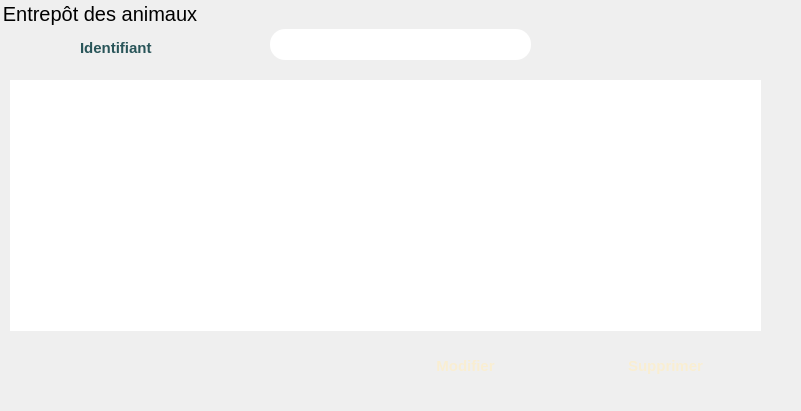
    <widget class="QGroupBox" name="entrepotAnimal">
     <property name="geometry">
      <rect>
       <x>540</x>
       <y>180</y>
       <width>801</width>
       <height>411</height>
      </rect>
     </property>
     <property name="font">
      <font>
       <family>Arial</family>
       <pointsize>-1</pointsize>
      </font>
     </property>
     <property name="styleSheet">
      <string notr="true">border-radius:15px;

border:3px solid &quot;#cdf830&quot;;
	font-family:Arial;

	font-size:20px;</string>
     </property>
     <property name="title">
      <string>Entrepôt des animaux</string>
     </property>
     <widget class="QTableView" name="tableAnimal">
      <property name="geometry">
       <rect>
        <x>10</x>
        <y>80</y>
        <width>751</width>
        <height>251</height>
       </rect>
      </property>
      <property name="styleSheet">
       <string notr="true">border-radius:15px;

border:3px solid &quot;#f9eed2&quot;;
	font-family:Arial;

	font-size:15px;
</string>
      </property>
     </widget>
     <widget class="QPushButton" name="modAnimal">
      <property name="geometry">
       <rect>
        <x>380</x>
        <y>350</y>
        <width>171</width>
        <height>31</height>
       </rect>
      </property>
      <property name="palette">
       <palette>
        <active>
         <colorrole role="Button">
          <brush brushstyle="SolidPattern">
           <color alpha="255">
            <red>239</red>
            <green>103</green>
            <blue>98</blue>
           </color>
          </brush>
         </colorrole>
         <colorrole role="ButtonText">
          <brush brushstyle="SolidPattern">
           <color alpha="255">
            <red>249</red>
            <green>238</green>
            <blue>210</blue>
           </color>
          </brush>
         </colorrole>
         <colorrole role="Base">
          <brush brushstyle="SolidPattern">
           <color alpha="255">
            <red>239</red>
            <green>103</green>
            <blue>98</blue>
           </color>
          </brush>
         </colorrole>
         <colorrole role="Window">
          <brush brushstyle="SolidPattern">
           <color alpha="255">
            <red>239</red>
            <green>103</green>
            <blue>98</blue>
           </color>
          </brush>
         </colorrole>
        </active>
        <inactive>
         <colorrole role="Button">
          <brush brushstyle="SolidPattern">
           <color alpha="255">
            <red>239</red>
            <green>103</green>
            <blue>98</blue>
           </color>
          </brush>
         </colorrole>
         <colorrole role="ButtonText">
          <brush brushstyle="SolidPattern">
           <color alpha="255">
            <red>249</red>
            <green>238</green>
            <blue>210</blue>
           </color>
          </brush>
         </colorrole>
         <colorrole role="Base">
          <brush brushstyle="SolidPattern">
           <color alpha="255">
            <red>239</red>
            <green>103</green>
            <blue>98</blue>
           </color>
          </brush>
         </colorrole>
         <colorrole role="Window">
          <brush brushstyle="SolidPattern">
           <color alpha="255">
            <red>239</red>
            <green>103</green>
            <blue>98</blue>
           </color>
          </brush>
         </colorrole>
        </inactive>
        <disabled>
         <colorrole role="Button">
          <brush brushstyle="SolidPattern">
           <color alpha="255">
            <red>239</red>
            <green>103</green>
            <blue>98</blue>
           </color>
          </brush>
         </colorrole>
         <colorrole role="ButtonText">
          <brush brushstyle="SolidPattern">
           <color alpha="255">
            <red>120</red>
            <green>120</green>
            <blue>120</blue>
           </color>
          </brush>
         </colorrole>
         <colorrole role="Base">
          <brush brushstyle="SolidPattern">
           <color alpha="255">
            <red>239</red>
            <green>103</green>
            <blue>98</blue>
           </color>
          </brush>
         </colorrole>
         <colorrole role="Window">
          <brush brushstyle="SolidPattern">
           <color alpha="255">
            <red>239</red>
            <green>103</green>
            <blue>98</blue>
           </color>
          </brush>
         </colorrole>
        </disabled>
       </palette>
      </property>
      <property name="font">
       <font>
        <family>Arial</family>
        <pointsize>-1</pointsize>
        <weight>75</weight>
        <italic>false</italic>
        <bold>true</bold>
       </font>
      </property>
      <property name="styleSheet">
       <string notr="true">border-radius:15px;

border:3px solid &quot;#f9eed2&quot;;
background-color: &quot;#ef6762&quot;;
	font-family:Arial;
    font: bold ;
	font-size:15px;</string>
      </property>
      <property name="text">
       <string>Modifier</string>
      </property>
     </widget>
     <widget class="QPushButton" name="supAnimal">
      <property name="geometry">
       <rect>
        <x>580</x>
        <y>350</y>
        <width>171</width>
        <height>31</height>
       </rect>
      </property>
      <property name="palette">
       <palette>
        <active>
         <colorrole role="Button">
          <brush brushstyle="SolidPattern">
           <color alpha="255">
            <red>239</red>
            <green>103</green>
            <blue>98</blue>
           </color>
          </brush>
         </colorrole>
         <colorrole role="ButtonText">
          <brush brushstyle="SolidPattern">
           <color alpha="255">
            <red>249</red>
            <green>238</green>
            <blue>210</blue>
           </color>
          </brush>
         </colorrole>
         <colorrole role="Base">
          <brush brushstyle="SolidPattern">
           <color alpha="255">
            <red>239</red>
            <green>103</green>
            <blue>98</blue>
           </color>
          </brush>
         </colorrole>
         <colorrole role="Window">
          <brush brushstyle="SolidPattern">
           <color alpha="255">
            <red>239</red>
            <green>103</green>
            <blue>98</blue>
           </color>
          </brush>
         </colorrole>
        </active>
        <inactive>
         <colorrole role="Button">
          <brush brushstyle="SolidPattern">
           <color alpha="255">
            <red>239</red>
            <green>103</green>
            <blue>98</blue>
           </color>
          </brush>
         </colorrole>
         <colorrole role="ButtonText">
          <brush brushstyle="SolidPattern">
           <color alpha="255">
            <red>249</red>
            <green>238</green>
            <blue>210</blue>
           </color>
          </brush>
         </colorrole>
         <colorrole role="Base">
          <brush brushstyle="SolidPattern">
           <color alpha="255">
            <red>239</red>
            <green>103</green>
            <blue>98</blue>
           </color>
          </brush>
         </colorrole>
         <colorrole role="Window">
          <brush brushstyle="SolidPattern">
           <color alpha="255">
            <red>239</red>
            <green>103</green>
            <blue>98</blue>
           </color>
          </brush>
         </colorrole>
        </inactive>
        <disabled>
         <colorrole role="Button">
          <brush brushstyle="SolidPattern">
           <color alpha="255">
            <red>239</red>
            <green>103</green>
            <blue>98</blue>
           </color>
          </brush>
         </colorrole>
         <colorrole role="ButtonText">
          <brush brushstyle="SolidPattern">
           <color alpha="255">
            <red>120</red>
            <green>120</green>
            <blue>120</blue>
           </color>
          </brush>
         </colorrole>
         <colorrole role="Base">
          <brush brushstyle="SolidPattern">
           <color alpha="255">
            <red>239</red>
            <green>103</green>
            <blue>98</blue>
           </color>
          </brush>
         </colorrole>
         <colorrole role="Window">
          <brush brushstyle="SolidPattern">
           <color alpha="255">
            <red>239</red>
            <green>103</green>
            <blue>98</blue>
           </color>
          </brush>
         </colorrole>
        </disabled>
       </palette>
      </property>
      <property name="font">
       <font>
        <family>Arial</family>
        <pointsize>-1</pointsize>
        <weight>75</weight>
        <italic>false</italic>
        <bold>true</bold>
       </font>
      </property>
      <property name="styleSheet">
       <string notr="true">border-radius:15px;

border:3px solid &quot;#f9eed2&quot;;
background-color: &quot;#ef6762&quot;;
	font-family:Arial;
    font: bold ;
	font-size:15px;</string>
      </property>
      <property name="text">
       <string>Supprimer</string>
      </property>
     </widget>
     <widget class="QLabel" name="label_20">
      <property name="geometry">
       <rect>
        <x>80</x>
        <y>40</y>
        <width>101</width>
        <height>16</height>
       </rect>
      </property>
      <property name="styleSheet">
       <string notr="true">border:0px solid &quot;#f9eed2&quot;;
	font-family:Arial;
    font: bold ;
	font-size:15px;
color: rgb(41, 85, 89);
	font-family:Arial;
    font: bold ;
	
	</string>
      </property>
      <property name="text">
       <string>Identifiant</string>
      </property>
     </widget>
     <widget class="QLineEdit" name="idAnimal2">
      <property name="geometry">
       <rect>
        <x>270</x>
        <y>29</y>
        <width>261</width>
        <height>31</height>
       </rect>
      </property>
      <property name="styleSheet">
       <string notr="true">border-radius:15px;

border:3px solid &quot;#f9eed2&quot;;
</string>
      </property>
     </widget>
    </widget>
